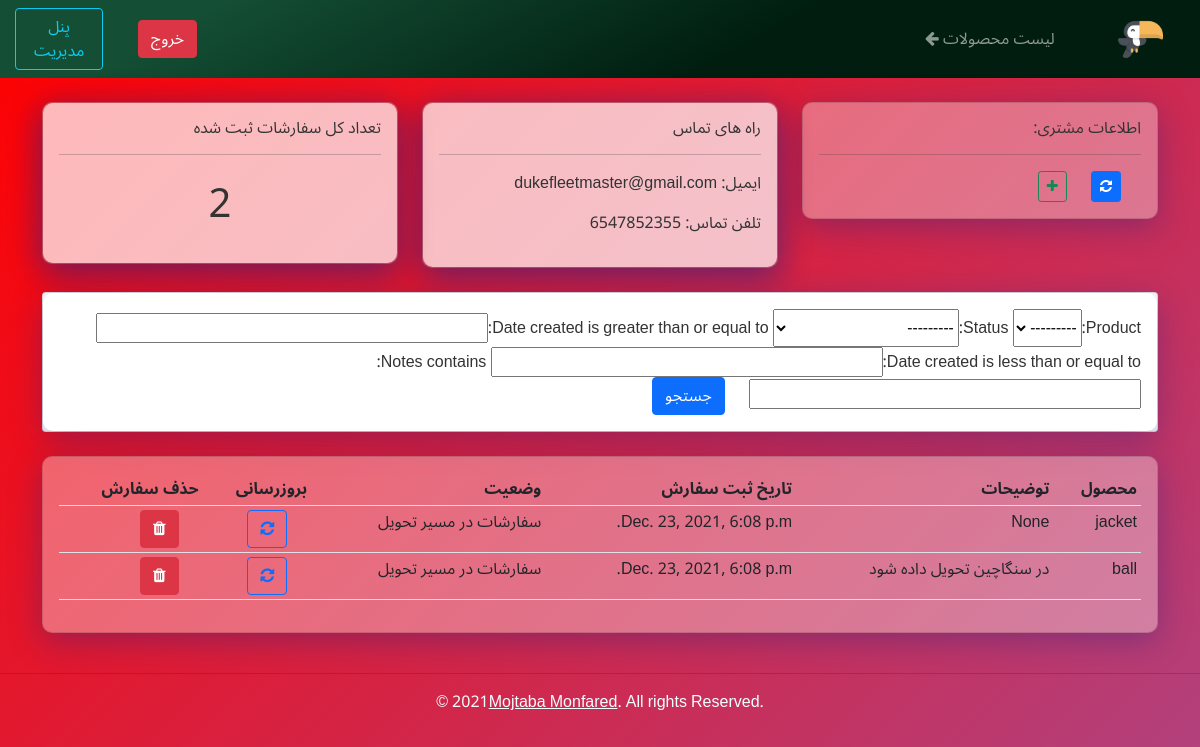
Screenshot of /customers/1/ (signed in) with the database file from the repository.
### accounts/models.py (models this page shows, shortened)
class Customer(models.Model):
    user = models.OneToOneField(User, null=True, blank=True, on_delete=models.CASCADE)
    name = models.CharField(max_length=200, null=True, verbose_name="نام کاربری")
    phone = models.CharField(max_length=200, null=True, verbose_name="تلفن تماس")
    email = models.CharField(max_length=200, null=True, verbose_name="ایمیل کاربر")
    profile_pic = models.ImageField(default="default.png", null=True, blank=True, verbose_name="تصویر پروفایل")
    date_created = models.DateTimeField(auto_now_add=True, null=True)

class Order(models.Model):
    STATUS = (
        ('در حال بررسی', 'در حال بررسی'),
        ('سفارشات در مسیر تحویل', 'سفارشات در مسیر تحویل'),
        ('تحویل داده شده', 'تحویل داده شده'),
    )
    customer =models.ForeignKey(Customer, null=True, on_delete=models.SET_NULL)
    product = models.ForeignKey(Product, null=True, on_delete=models.SET_NULL)
    date_created = models.DateTimeField(auto_now_add=True, null=True)
    status = models.CharField(max_length=200, null=True, choices=STATUS)
    notes = models.CharField(max_length=1000, null=True, blank=True)

class Product(models.Model):
    CATEGORY = (
        ('داخلی', 'داخلی'),
        ('خارجی', 'خارجی'),
    )
    name = models.CharField(max_length=200, null=True)
    price = models.FloatField(null=True)
    category = models.CharField(max_length=200, null=True, choices=CATEGORY)
    description = models.CharField(max_length=200, null=True, blank=True)
    date_created = models.DateTimeField(auto_now_add=True, null=True)
    tags = models.ManyToManyField(Tag)
    def __str__(self):
        return self.name

### accounts/decorators.py (the view)
		def wrapper_func(request, *args, **kwargs):
			group = None
			if request.user.groups.exists():
				group = request.user.groups.all()[0].name
			if group in allowed_roles:
				return view_func(request, *args, **kwargs)
			else:
				return HttpResponse('You are not authorized to view this page')

### accounts/views.py (called while the page is built)
@login_required(login_url='login')
@allowed_users(allowed_roles=['admin'])
def customer(request, pk):
	customer = Customer.objects.get(id=pk)
	orders = customer.order_set.all()
	order_count = orders.count()
	myFilter = OrderFilter(request.GET, queryset=orders)
	orders = myFilter.qs
	context = {
		'customer': customer,
		'orders': orders,
		'order_count': order_count,
		'myFilter': myFilter,
	}
	return render(request, 'accounts/customer.html', context=context)

### accounts/templates/accounts/customer.html
{% extends "accounts/main.html" %}
{% block content %}
<div class="row">
    <div class="col-md">
        <div class="card" id="customers-box">
        <div class="card-body">
            <h6>اطلاعات مشتری:</h6>
            <hr>
            <a class="btn btn-primary btn-sm btn-block" href=""><i class="fa fa-refresh" aria-hidden="true"></i></a>
            <a class="btn btn-outline-success btn-sm btn-block" href="{% url 'create_order' customer.id %}"><i class="fa fa-plus" aria-hidden="true"></i></a>
        </div>
    </div>
</div>
    <div class="col-md">
        <div class="card" id="customers-box">
        <div class="card-body" id="customers-box">
            <h6>راه های تماس</h6>
            <hr>
            {% if customer.email and customer.phone %}
                <p>ایمیل: {{ customer.email }}</p>
                <p>تلفن تماس: {{ customer.phone }}</p>
            {% else %}
                <p>ایمیل: <span class="text-danger">ثبت نشده</span></p>
                <p>تلفن تماس: <span class="text-danger">ثبت نشده</span></p>
            {% endif %}
        </div>
        </div>
    </div>
    <div class="col-md">
        <div class="card" id="customers-box">
        <div class="card-body" id="customers-box">
            <h6>تعداد کل سفارشات ثبت شده</h6>
            <hr>
            <h1 style="text-align: center;padding: 10px">{{ order_count }}</h1>
        </div>
    </div>
    </div>
</div>
<br>
<div class="row">
    <div class="col">
        <div class="card">
            <div class="card-body" id="customers-box">
                <form method="get">
                    {{ myFilter.form }}
                    <button class="btn btn-primary" type="submit">جستجو</button>
                </form>
            </div>
        </div>
    </div>
</div>
<br>
<div class="row">
    <div class="col-md">
        <div class="card" id="customers-box">
            <div class="card-body">
                <table class="table table-sm table-hover">
                    <tr>
                        <th>محصول</th>
                        <th>توضیحات</th>
                        <th>تاریخ ثبت سفارش</th>
                        <th>وضعیت</th>
                        <th>بروزرسانی</th>
                        <th>حذف سفارش</th>
                    </tr>
                        {% for order in orders %}
                            <tr>
                                <td>{{ order.product.name }}</td>
                                <td>{{ order.notes }}</td>
                                <td>{{ order.date_created }}</td>
                                <td>{{ order.status }}</td>
                                <td>
                                    <a class="btn btn-outline-primary" href="{% url 'update_order' order.id %}"><i class="fa fa-refresh" aria-hidden="true"></i></a>
                                </td>
                                <td>
                                    <a class="btn btn-danger" href="{% url 'delete_order' order.id %}" ><i class="fa fa-trash" aria-hidden="true"></i></a>
                                </td>
                            </tr>
                        {% endfor %}
                </table>
            </div>
        </div>
    </div>
</div>
{% endblock content %}

### static/css/main.css (style rules this page uses)
body, html { font-family: 'Noto Sans Arabic', sans-serif; background: linear-gradient(315deg, #FFFFFF 0%, #6284FF 50%, #FF0000 100%); background-size: 400% 400%; animation: gradient 15s ease infinite; height: 100vh; background-attachment: fixed; }
#customers-box { color: rgb(51, 51, 51); background: rgba( 255, 255, 255, 0.35 ); box-shadow: 0 8px 32px 0 rgba( 31, 38, 135, 0.37 ); backdrop-filter: blur( 0px ); -webkit-backdrop-filter: blur( 0px ); border-radius: 10px; }

### accounts/templates/accounts/navbar.html (style rules this page uses)
.btn { margin-right: 20px; }
.btn-danger { display: inline-block; vertical-align: middle; -webkit-transform: perspective(1px) translateZ(0); transform: perspective(1px) translateZ(0); box-shadow: 0 0 1px rgba(0, 0, 0, 0); }

### rows the page displays
Customer: email "dukefleetmaster@gmail.com", phone "6547852355"
Order: product.name "jacket", notes "None", date_created "Dec. 23, 2021, 6:08 p.m.", status "سفارشات در مسیر تحویل"
Order: product.name "ball", notes "در سنگاچین تحویل داده شود", date_created "Dec. 23, 2021, 6:08 p.m.", status "سفارشات در مسیر تحویل"

### other values shown
{{ order_count }} "2"
